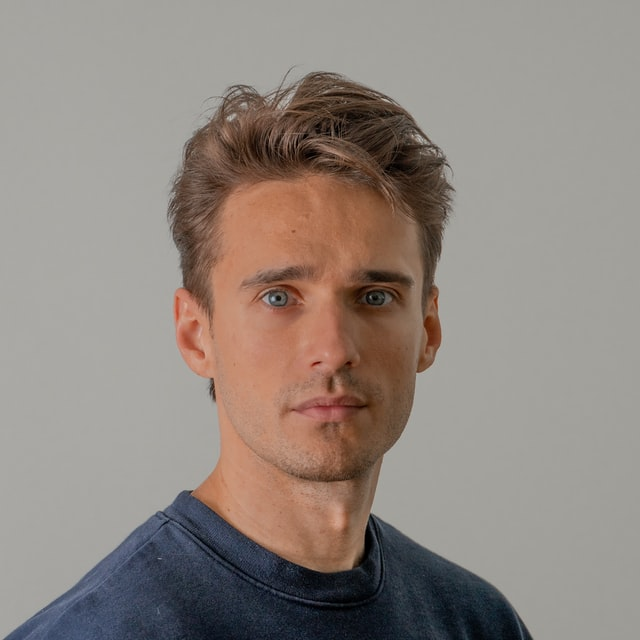
#> input picture images/1.jpg, 640 x 640 px
$ python smile_detector_image.py
#> lines starting #> are read from the running program, lines starting #| are printed output that depends on the picture; after the words box and inside, x2 and y2 are one past the last pixel; in counts of white or black regions, pixels touching at a corner belong together
import cv2

width = 800
height = 600
blue = (255, 0, 0)

# load the image, resize it, and convert it to grayscale
image = cv2.imread("images/1.jpg")
#> image is the input picture: shape (640, 640, 3); mean B, G, R 127.8, 134.6, 144.6
image = cv2.resize(image, (width, height))
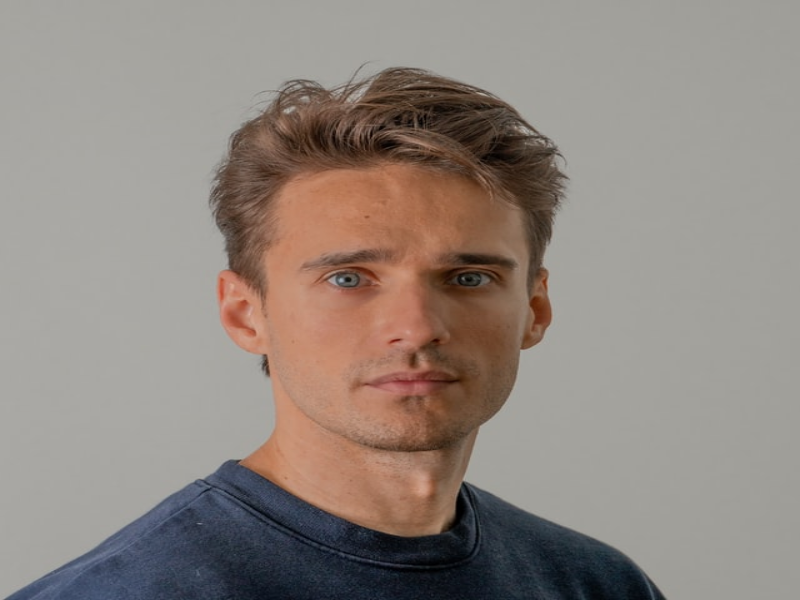
#> image: shape (600, 800, 3); mean B, G, R 127.7, 134.6, 144.5
gray = cv2.cvtColor(image, cv2.COLOR_BGR2GRAY)
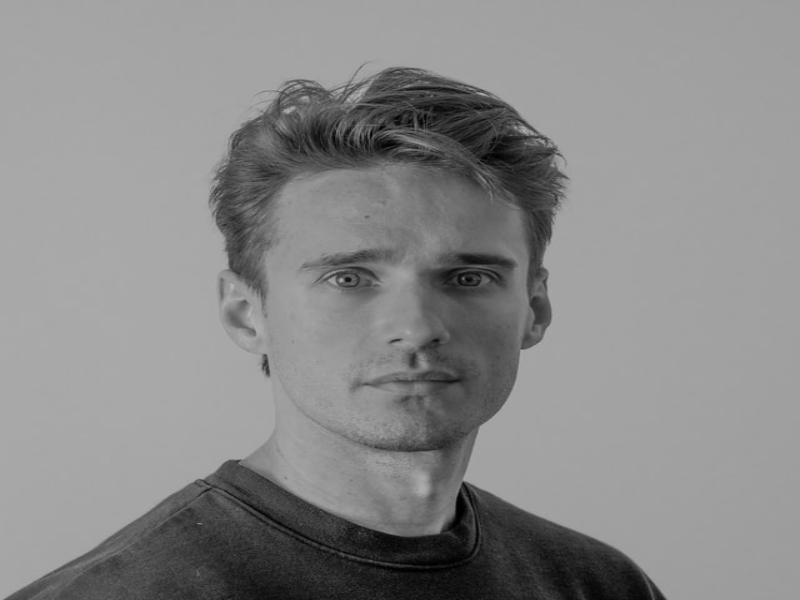
#> gray: shape (600, 800); min 0, max 187, mean 136.9

# load the haar cascades face and smile detectors
face_detector = cv2.CascadeClassifier("haarcascade_frontalface_default.xml")
smile_detector = cv2.CascadeClassifier("haarcascade_smile.xml")

# detect faces in the grayscale image
face_rects = face_detector.detectMultiScale(gray, 1.1, 8)
#> face_rects = [[244, 153, 323, 323]]

# loop over the face bounding boxes
for (x, y, w, h) in face_rects:
    cv2.rectangle(image, (x, y), (x + w, y + h), blue, 2)
    # extract the face from the grayscale image
    roi = gray[y:y + h, x:x + w]

    # apply the smile detector to the face roi
    smile_rects, rejectLevels, levelWeights = smile_detector.detectMultiScale3(
                                                        roi, 2.5, 20, outputRejectLevels=True)

    # if there was no detection, we consider this a "no smiling" detection
    if len(levelWeights) == 0:
        cv2.putText(image, "Not Smiling", (20, 20),
                cv2.FONT_HERSHEY_SIMPLEX, 0.75, blue, 3)
    else:
        # if `levelWeights` is below 2, we classify this as "Not Smiling"
        if max(levelWeights) < 2:
            cv2.putText(image, "Not Smiling", (20, 20),
                cv2.FONT_HERSHEY_SIMPLEX, 0.75, blue, 3)
        # otherwise, there is a smiling in the face ROI
        else:
            cv2.putText(image, "Smiling", (20, 20),
                cv2.FONT_HERSHEY_SIMPLEX, 0.75, blue, 3)
#> this loop made 1 pass
#> pass 1, `roi = gray[y:y + h, x:x + w]`:
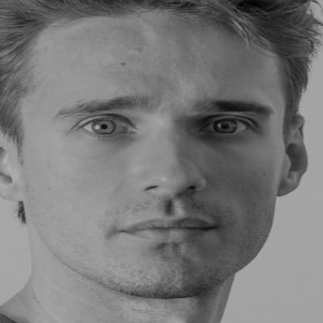
#> roi: shape (323, 323); min 2, max 187, mean 120
#> after the loop:
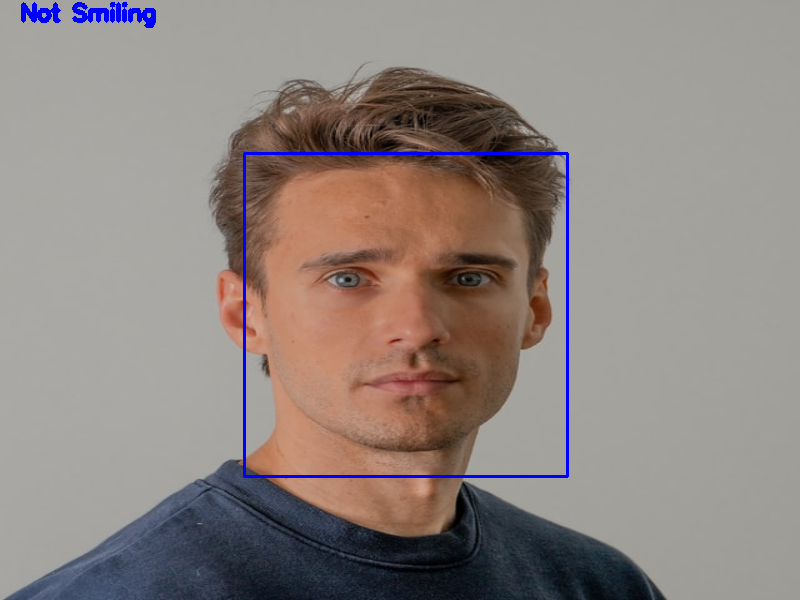
#> image: shape (600, 800, 3); 1.14% of pixels changed, all inside (x1, y1, x2, y2) = (21, 2, 569, 478)

cv2.imshow("image", image)
cv2.waitKey(0)

$ run again, with images/10.jpg copied over images/1.jpg
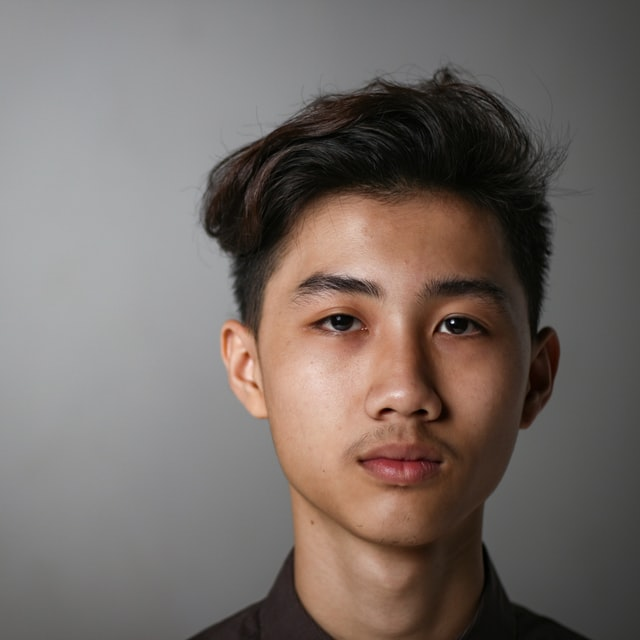
#> input picture images/10.jpg, 640 x 640 px
#> image is the input picture: shape (640, 640, 3); mean B, G, R 102.7, 107.6, 117.4
#> `gray = cv2.cvtColor(image, cv2.COLOR_BGR2GRAY)`:
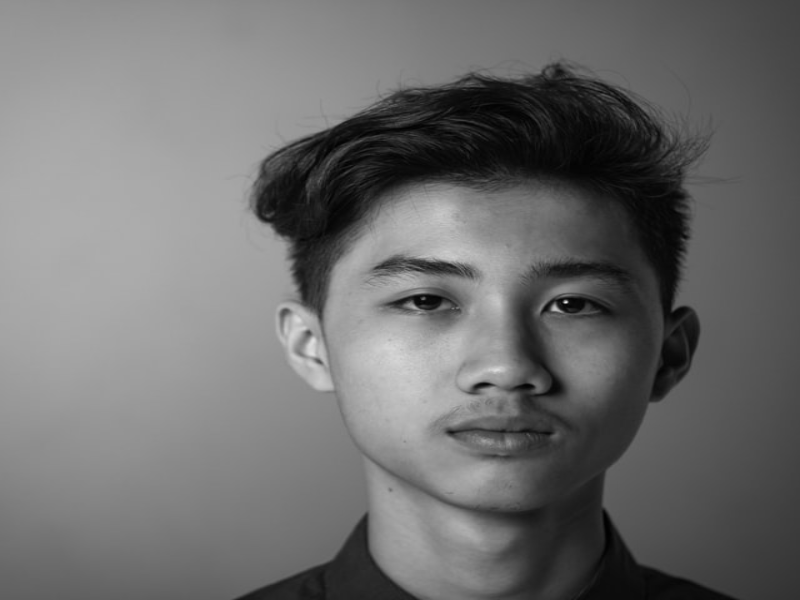
#> gray: shape (600, 800); min 1, max 232, mean 110
#> face_rects = [[313, 163, 362, 362]]
#> the loop `for (x, y, w, h) in face_rects:` made 1 pass
#> after the loop `for (x, y, w, h) in face_rects:`:
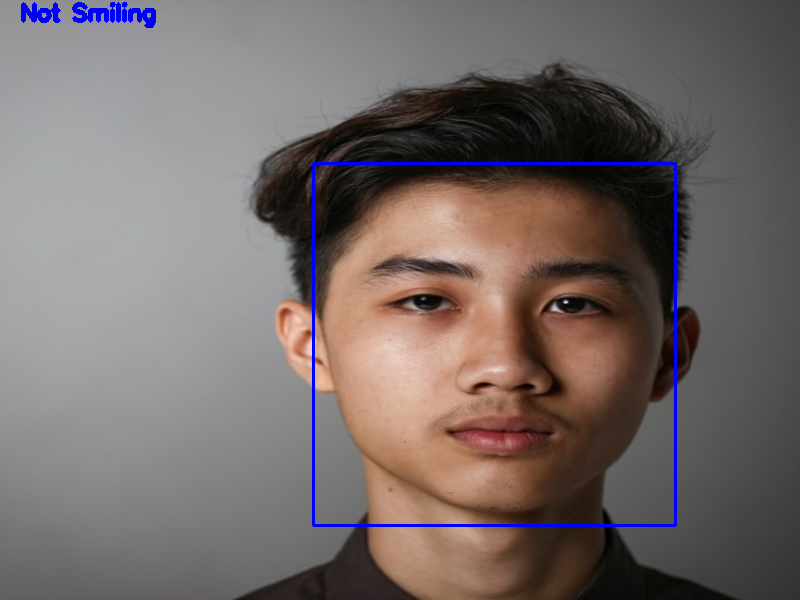
#> image: shape (600, 800, 3); mean B, G, R 104.8, 106.5, 116.2

$ run again, with images/2.jpg copied over images/1.jpg
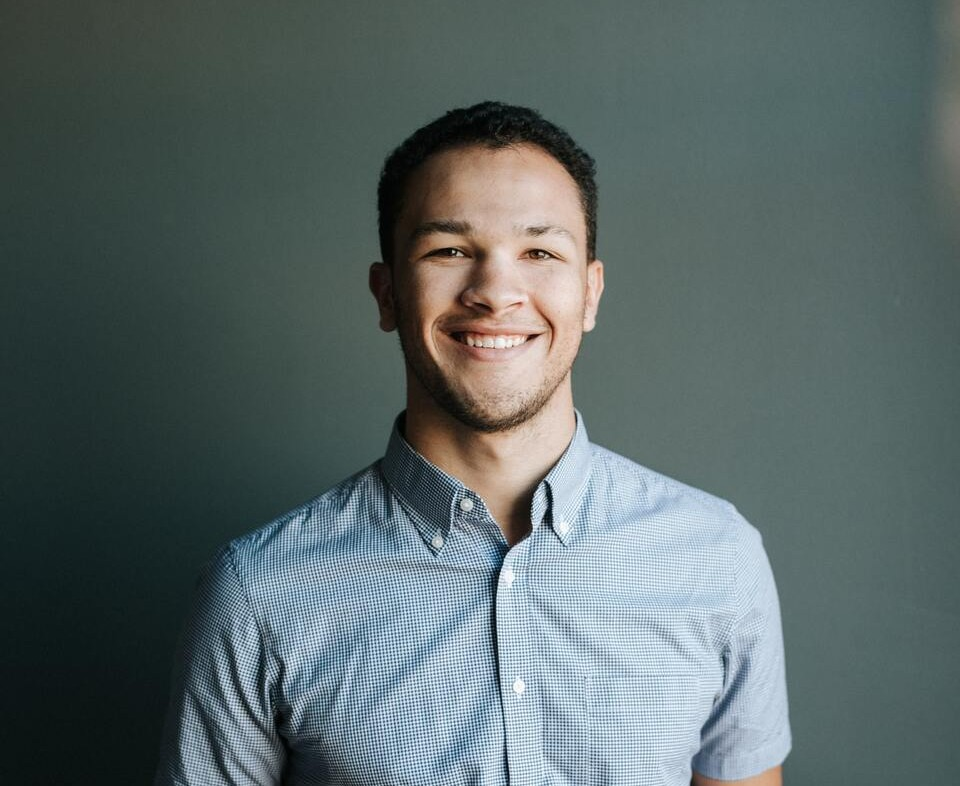
#> input picture images/2.jpg, 960 x 786 px
#> image is the input picture: shape (786, 960, 3); mean B, G, R 104.3, 104.2, 90.8
#> face_rects = [[328, 118, 184, 184]]
#> the loop `for (x, y, w, h) in face_rects:` made 1 pass
#> (x, y, w, h, smile_rects, rejectLevels, levelWeights) on pass 1: (328, 118, 184, 184, [[41, 121, 90, 45]], [20], [1.4])
#> pass 1, `roi = gray[y:y + h, x:x + w]`:
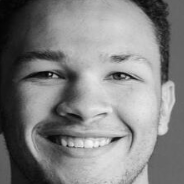
#> roi: shape (184, 184); min 3, max 247, mean 129.7
#> after the loop `for (x, y, w, h) in face_rects:`:
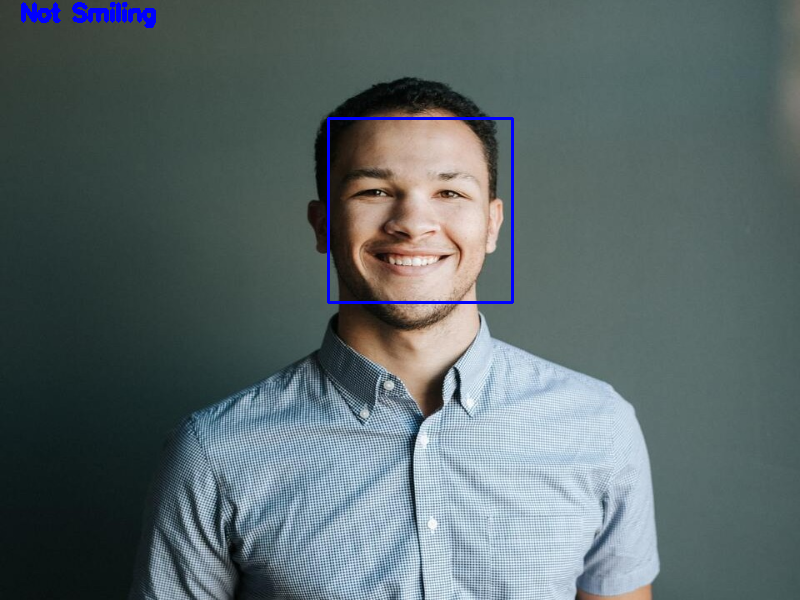
#> image: shape (600, 800, 3); mean B, G, R 105.6, 103.5, 90.1

$ run again, with images/3.jpg copied over images/1.jpg
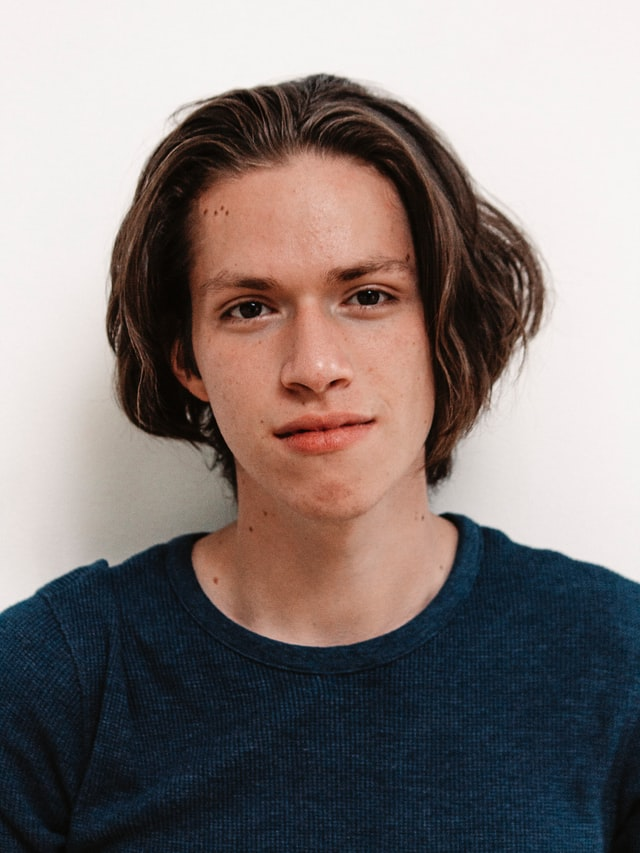
#> input picture images/3.jpg, 640 x 853 px
#> image is the input picture: shape (853, 640, 3); mean B, G, R 121.3, 123.1, 132.7
#> `gray = cv2.cvtColor(image, cv2.COLOR_BGR2GRAY)`:
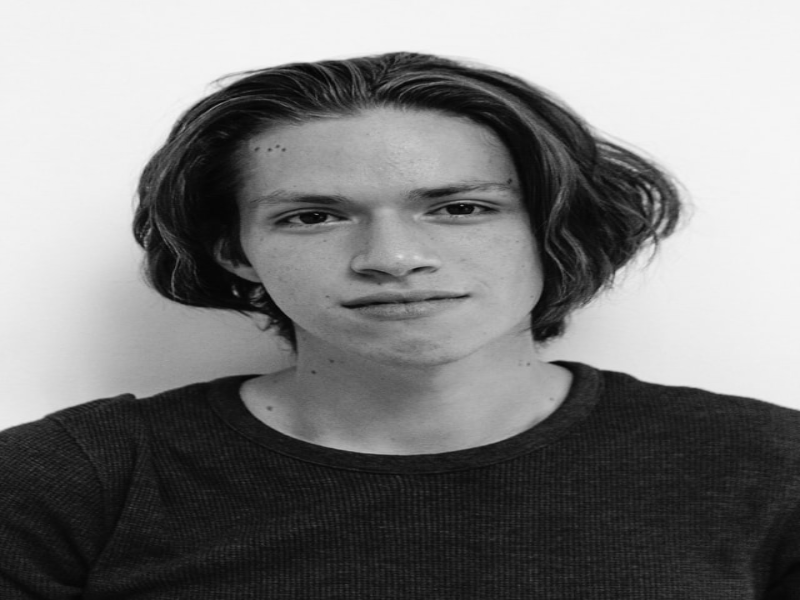
#> gray: shape (600, 800); min 3, max 246, mean 125.7
#> face_rects = [[238, 98, 300, 300]]
#> the loop `for (x, y, w, h) in face_rects:` made 1 pass
#> after the loop `for (x, y, w, h) in face_rects:`:
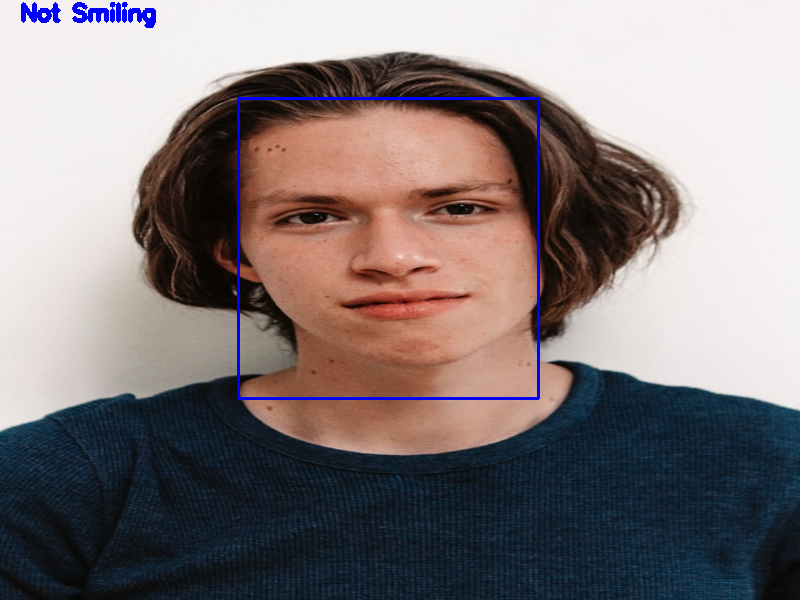
#> image: shape (600, 800, 3); mean B, G, R 122.8, 121.7, 131.1
